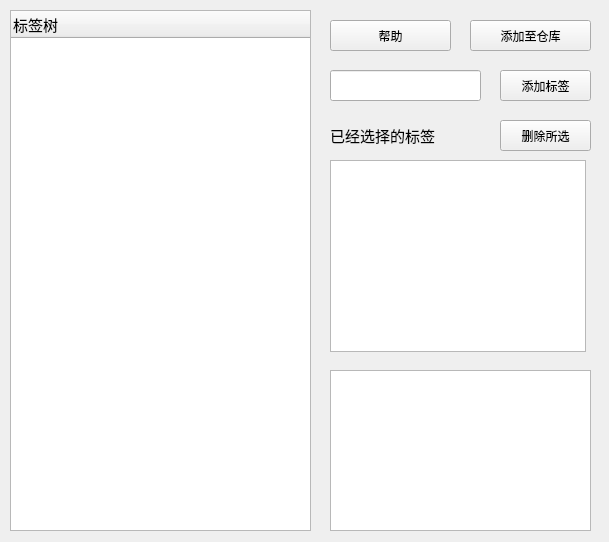
<?xml version="1.0" encoding="UTF-8"?>
<ui version="4.0">
 <class>Form</class>
 <widget class="QWidget" name="Form">
  <property name="geometry">
   <rect>
    <x>0</x>
    <y>0</y>
    <width>609</width>
    <height>542</height>
   </rect>
  </property>
  <property name="minimumSize">
   <size>
    <width>609</width>
    <height>542</height>
   </size>
  </property>
  <property name="maximumSize">
   <size>
    <width>609</width>
    <height>542</height>
   </size>
  </property>
  <property name="windowTitle">
   <string>Form</string>
  </property>
  <widget class="QTreeWidget" name="label_treeWidget">
   <property name="geometry">
    <rect>
     <x>10</x>
     <y>10</y>
     <width>301</width>
     <height>521</height>
    </rect>
   </property>
   <property name="font">
    <font>
     <pointsize>11</pointsize>
    </font>
   </property>
   <column>
    <property name="text">
     <string>标签树</string>
    </property>
   </column>
  </widget>
  <widget class="QPushButton" name="add_pushButton">
   <property name="geometry">
    <rect>
     <x>470</x>
     <y>20</y>
     <width>121</width>
     <height>31</height>
    </rect>
   </property>
   <property name="text">
    <string>添加至仓库</string>
   </property>
  </widget>
  <widget class="QPushButton" name="label_pushButton">
   <property name="geometry">
    <rect>
     <x>500</x>
     <y>70</y>
     <width>91</width>
     <height>31</height>
    </rect>
   </property>
   <property name="text">
    <string>添加标签</string>
   </property>
  </widget>
  <widget class="QLineEdit" name="label_lineEdit">
   <property name="geometry">
    <rect>
     <x>330</x>
     <y>70</y>
     <width>151</width>
     <height>31</height>
    </rect>
   </property>
  </widget>
  <widget class="QListWidget" name="selected_listWidget">
   <property name="geometry">
    <rect>
     <x>330</x>
     <y>160</y>
     <width>256</width>
     <height>192</height>
    </rect>
   </property>
  </widget>
  <widget class="QLabel" name="label">
   <property name="geometry">
    <rect>
     <x>330</x>
     <y>125</y>
     <width>201</width>
     <height>21</height>
    </rect>
   </property>
   <property name="font">
    <font>
     <pointsize>11</pointsize>
    </font>
   </property>
   <property name="text">
    <string>已经选择的标签</string>
   </property>
  </widget>
  <widget class="QTextBrowser" name="feedback">
   <property name="geometry">
    <rect>
     <x>330</x>
     <y>370</y>
     <width>261</width>
     <height>161</height>
    </rect>
   </property>
  </widget>
  <widget class="QPushButton" name="delete_pushButton">
   <property name="geometry">
    <rect>
     <x>500</x>
     <y>120</y>
     <width>91</width>
     <height>31</height>
    </rect>
   </property>
   <property name="text">
    <string>删除所选</string>
   </property>
  </widget>
  <widget class="QPushButton" name="help_pushButton">
   <property name="geometry">
    <rect>
     <x>330</x>
     <y>20</y>
     <width>121</width>
     <height>31</height>
    </rect>
   </property>
   <property name="text">
    <string>帮助</string>
   </property>
  </widget>
 </widget>
 <resources/>
 <connections/>
</ui>
